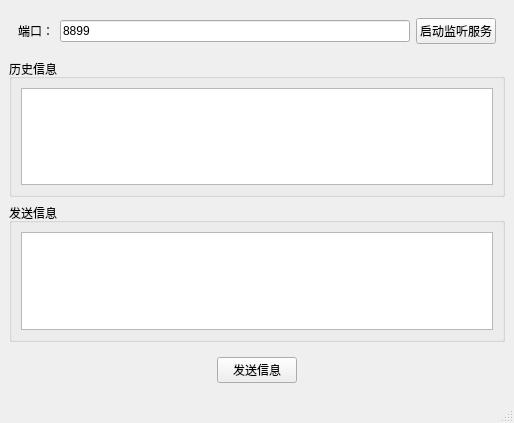
<?xml version="1.0" encoding="UTF-8"?>
<ui version="4.0">
 <class>MainWindow</class>
 <widget class="QMainWindow" name="MainWindow">
  <property name="geometry">
   <rect>
    <x>0</x>
    <y>0</y>
    <width>514</width>
    <height>423</height>
   </rect>
  </property>
  <property name="windowTitle">
   <string>MainWindow</string>
  </property>
  <widget class="QWidget" name="centralwidget">
   <layout class="QVBoxLayout" name="verticalLayout_3">
    <item>
     <widget class="QWidget" name="widget" native="true">
      <layout class="QHBoxLayout" name="horizontalLayout">
       <item>
        <widget class="QLabel" name="label">
         <property name="text">
          <string>端口：</string>
         </property>
        </widget>
       </item>
       <item>
        <widget class="QLineEdit" name="port">
         <property name="text">
          <string>8899</string>
         </property>
        </widget>
       </item>
       <item>
        <widget class="QPushButton" name="setListen">
         <property name="text">
          <string>启动监听服务</string>
         </property>
        </widget>
       </item>
      </layout>
     </widget>
    </item>
    <item>
     <widget class="QGroupBox" name="groupBox">
      <property name="title">
       <string>历史信息</string>
      </property>
      <layout class="QVBoxLayout" name="verticalLayout">
       <item>
        <widget class="QTextEdit" name="record"/>
       </item>
      </layout>
     </widget>
    </item>
    <item>
     <widget class="QGroupBox" name="groupBox_2">
      <property name="title">
       <string>发送信息</string>
      </property>
      <layout class="QVBoxLayout" name="verticalLayout_2">
       <item>
        <widget class="QTextEdit" name="msg"/>
       </item>
      </layout>
     </widget>
    </item>
    <item>
     <widget class="QWidget" name="widget_2" native="true">
      <layout class="QHBoxLayout" name="horizontalLayout_2">
       <item>
        <spacer name="horizontalSpacer">
         <property name="orientation">
          <enum>Qt::Horizontal</enum>
         </property>
         <property name="sizeHint" stdset="0">
          <size>
           <width>40</width>
           <height>20</height>
          </size>
         </property>
        </spacer>
       </item>
       <item>
        <widget class="QPushButton" name="sendMsg">
         <property name="text">
          <string>发送信息</string>
         </property>
        </widget>
       </item>
       <item>
        <spacer name="horizontalSpacer_2">
         <property name="orientation">
          <enum>Qt::Horizontal</enum>
         </property>
         <property name="sizeHint" stdset="0">
          <size>
           <width>40</width>
           <height>20</height>
          </size>
         </property>
        </spacer>
       </item>
      </layout>
     </widget>
    </item>
   </layout>
  </widget>
  <widget class="QMenuBar" name="menubar">
   <property name="geometry">
    <rect>
     <x>0</x>
     <y>0</y>
     <width>514</width>
     <height>26</height>
    </rect>
   </property>
  </widget>
  <widget class="QStatusBar" name="statusbar"/>
 </widget>
 <resources/>
 <connections/>
</ui>
